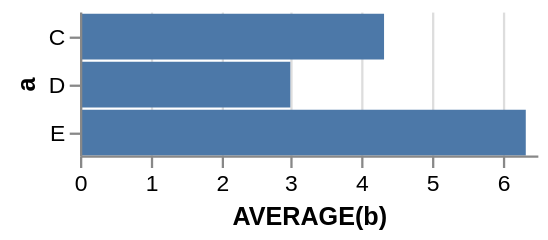

Describe this chart as a Vega-Lite specification.
### Vega specification from a JSON file in a GitHub repository (floating-point values rounded to 4 significant figures)
{"$schema": "http://vega.github.io/schema/vega/v3.0.json", "autosize": {"type": "pad", "resize": true}, "padding": 5, "data": [{"name": "source_0", "values": [{"a": "C", "b": 2}, {"a": "C", "b": 7}, {"a": "C", "b": 4}, {"a": "D", "b": 1}, {"a": "D", "b": 2}, {"a": "D", "b": 6}, {"a": "E", "b": 8}, {"a": "E", "b": 4}, {"a": "E", "b": 7}], "format": {"type": "json", "parse": {"b": "number"}}, "transform": [{"type": "filter", "expr": "datum[\"b\"] !== null && !isNaN(datum[\"b\"])"}, {"type": "aggregate", "groupby": ["a"], "ops": ["average"], "fields": ["b"], "as": ["average_b"]}]}], "signals": [{"name": "width", "update": "200"}, {"name": "height", "update": "bandspace(domain('y').length, 1, 0.5) * 21"}], "marks": [{"name": "nested_main_group", "type": "group", "encode": {"update": {"width": {"signal": "width"}, "height": {"signal": "height"}, "fill": {"value": "transparent"}}}, "marks": [{"name": "marks", "type": "rect", "role": "bar", "from": {"data": "source_0"}, "encode": {"update": {"x": {"scale": "x", "field": "average_b"}, "x2": {"scale": "x", "value": 0}, "yc": {"scale": "y", "field": "a"}, "height": {"value": 20}, "fill": {"value": "#4c78a8"}}}}]}], "scales": [{"name": "x", "type": "linear", "domain": {"data": "source_0", "field": "average_b"}, "range": [0, 200], "round": true, "nice": true, "zero": true}, {"name": "y", "type": "point", "domain": {"data": "source_0", "field": "a", "sort": true}, "range": {"step": 21}, "round": true, "padding": 0.5}], "axes": [{"scale": "x", "format": "s", "orient": "bottom", "tickCount": 5, "title": "AVERAGE(b)", "zindex": 1}, {"scale": "x", "domain": false, "format": "s", "grid": true, "labels": false, "orient": "bottom", "tickCount": 5, "ticks": false, "zindex": 0, "gridScale": "y"}, {"scale": "y", "orient": "left", "title": "a", "zindex": 1}]}
